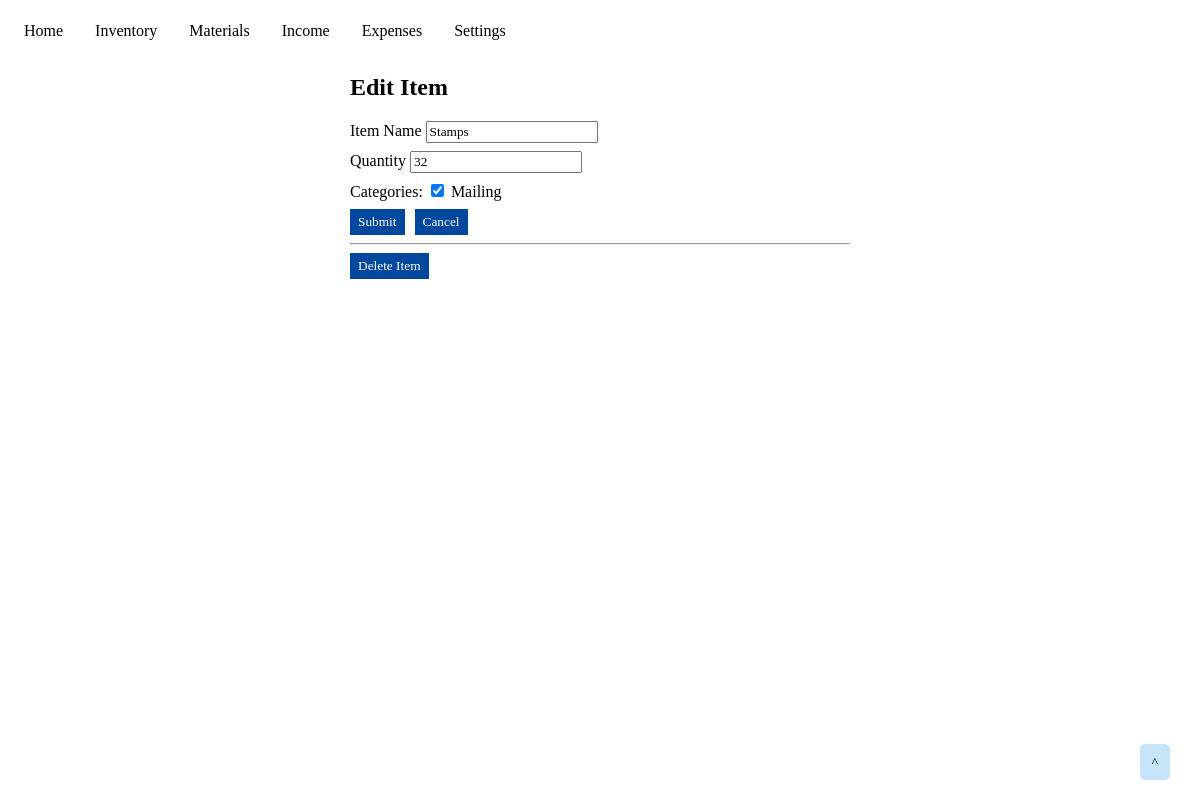
Screenshot of /materials/edit_item/3 with the database file from the repository.
### tables this page shows
CREATE TABLE store_materials (
    material_id INTEGER PRIMARY KEY AUTOINCREMENT,
    name TEXT NOT NULL,
    quantity INTEGER NOT NULL
);

CREATE TABLE materials_categories (
    tag_id INTEGER PRIMARY KEY AUTOINCREMENT,
    name TEXT NOT NULL
);

### app.py (the view, shortened to what this page needs)
@app.route('/materials/edit_item/<int:material_id>', methods=('GET', 'POST'))
def materials_edit_item(material_id):
    item = get_materials_item(material_id)
    materials_categories = get_materials_categories()
    materials_item_category_connections = get_materials_item_connections_list(material_id)
    materials_categories_list = get_materials_categories_list()
    return render_template('materials_edit_item.html', item=item, materials_categories=materials_categories, materials_item_category_connections=materials_item_category_connections)

### app.py (called while the page is built)
def get_db_connection():
    conn = sqlite3.connect('database.db')
    conn.row_factory = sqlite3.Row
    return conn

def get_materials_item(material_id):
    conn = get_db_connection()
    cur = conn.cursor()
    materials_item = cur.execute('SELECT * FROM store_materials WHERE material_id = ?', (material_id,)).fetchone()
    conn.close()
    return materials_item

def get_materials_categories():
    conn = get_db_connection()
    cur = conn.cursor()
    materials_categories = cur.execute('SELECT * FROM materials_categories').fetchall()
    conn.close()
    return materials_categories

def get_materials_categories_list():
    materials_categories = get_materials_categories()
    materials_categories_list = []
    for category in materials_categories:
        materials_categories_list.append(category['tag_id'])
    return materials_categories_list

def get_materials_item_connections_list(material_id):
    conn = get_db_connection()
    cur = conn.cursor()
    materials_item_connections = cur.execute('SELECT * FROM material_to_category WHERE material_id = ?', (material_id, )).fetchall()
    conn.close()
    materials_item_connections_list = []
    for connection in materials_item_connections:
        materials_item_connections_list.append(connection['tag_id'])
    return materials_item_connections_list

### templates/materials_edit_item.html
{% extends 'base.html' %}
{% block content %}
<div class="content">
    <h2>{% block title %}Edit Item{% endblock %}</h2>
    <form action="{{ url_for('materials_edit_item', material_id = item['material_id']) }}" method="POST">
        <div class="form-group">
            <label for="name">Item Name</label>
            <input type="text" name="name"
                   placeholder="Item name" class="form-control"
                   value="{{ request.form['name'] or item['name'] }}"></input>
        </div>
        <div class="form-group">
            <label for="quantity">Quantity</label>
            <input type="number" step="1" min="0" name="quantity"
                   placeholder="0" class="form-control"
                   value="{{ request.form['quantity'] or item['quantity'] }}"></input>
        </div>
        <div class="form-group">
            Categories:
            {% for category in materials_categories %}
                {% if category['tag_id'] in materials_item_category_connections %}
                    <input type="checkbox" name="category-id" value="{{ category['tag_id'] }}" checked>
                {% else %}
                    <input type="checkbox" name="category-id" value="{{ category['tag_id'] }}">
                {% endif %}
                <label for="category-id">{{ category['name'] }}</label>
            {% endfor %}
        </div>
        <div class="submit-button">
            <button type="submit" class="form-button">Submit</button>
        </div>
    </form>
    <div class="cancel-button">
        <a href="{{url_for('materials')}}">
            <button class="form-button">Cancel</button>
        </a>
    </div>
    <hr>
    <form action="{{ url_for('materials_delete_item', material_id=item['material_id']) }}" method="POST">
        <input type="submit" value="Delete Item"
                class="form-button"
                onclick="return confirm('Are you sure you want to delete this item?')">
    </form>
</div>
{% endblock %}

### static/css/home-style.css (style rules this page uses)
* { font-family: "Tahoma"; box-sizing: border-box; }

### static/css/inventory-style.css (style rules this page uses)
.content { max-width: 500px; margin: auto; }
.submit-button { float: left; }
.form-group { margin: 8px 0px; }
.form-button { padding: 5px 8px; margin-right: 10px; color: white; background-color: #00479E; border: none; }

### rows the page displays
store_materials: name "Stamps", quantity "32"
materials_categories: name "Mailing"
